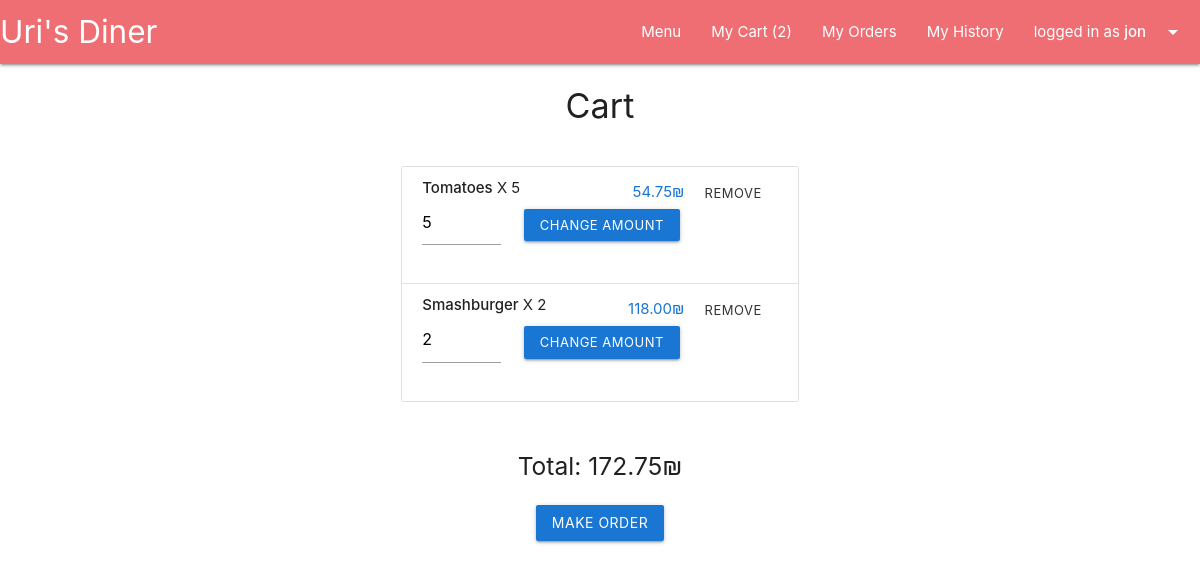
The app's page /cart/ (signed in), older data.
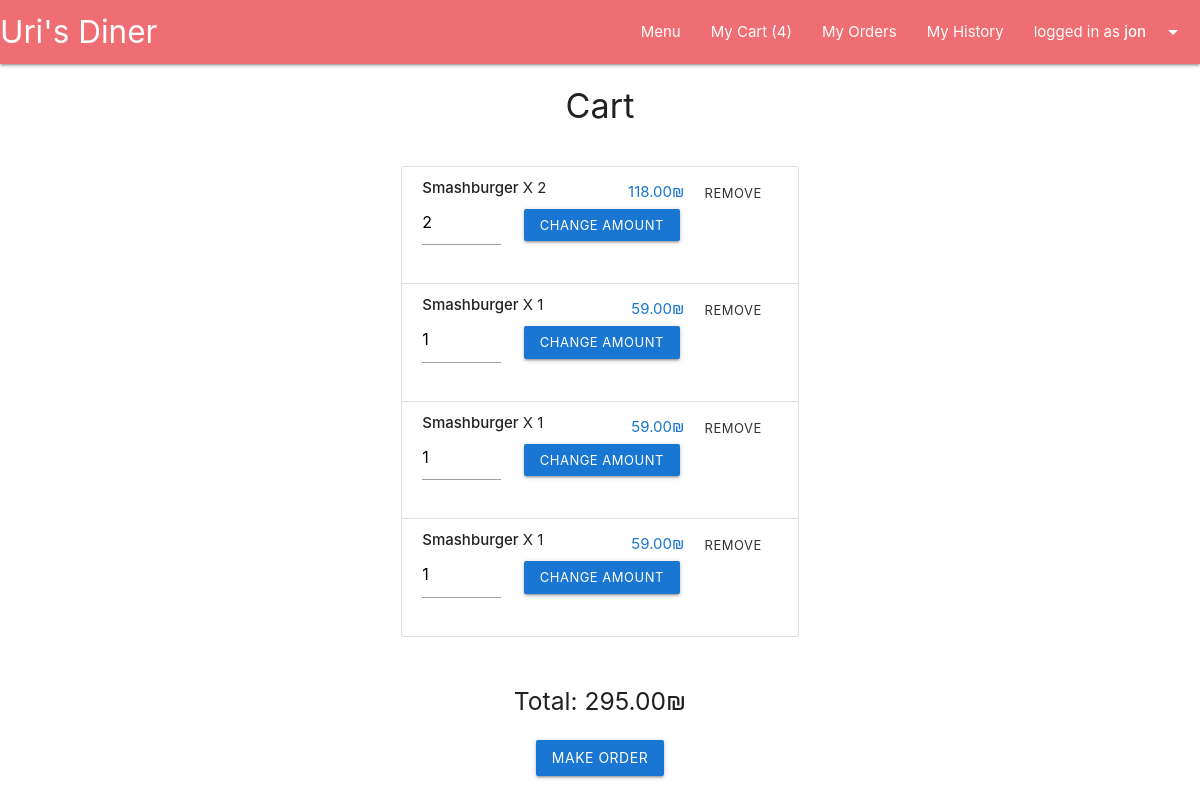
The same page, newer data.
### main/models.py (models this page shows, shortened)
class Cart(models.Model):
    user = models.ForeignKey(User, on_delete=models.CASCADE, blank=False)
    @property
    def total_to_pay(self):
        total = sum(item.item_total for item in self.item_set.all())
        return total

class Item(models.Model):
    dish = models.ForeignKey(Dish, on_delete=models.CASCADE, blank=False)
    cart = models.ForeignKey(Cart, on_delete=models.CASCADE, blank=False)
    amount = models.IntegerField(blank=False, default=1)
    @property
    def item_total(self):
        total = self.amount * self.dish.price
        return total

class Dish(models.Model):
    name = models.CharField(max_length=200, blank=False)
    price = models.DecimalField(max_digits=5, decimal_places=2, blank=False)
    description = models.TextField(blank=False)
    is_gluten_free = models.BooleanField(default=False)
    is_vegeterian = models.BooleanField(default=False)
    category = models.ForeignKey(Category, on_delete=models.CASCADE, limit_choices_to={'is_deleted':False})
    is_deleted = models.BooleanField(default=False)
    image_Url = models.CharField(max_length=1000, null=True, blank=True)
    image_file = models.ImageField(upload_to=dish_image_path, null=True, blank=True)

### main/views.py (the view)
# urls.py: path('cart/', views.show_cart, name="show_cart"),
@login_required(login_url='user_login')
def show_cart(request):
    cart = request.user.cart_set.last()
    return render(request, 'main/cart.html', {'cart':cart})

### main/templates/main/cart.html (shortened to what this page needs)
{% extends 'layouts/main.html' %}
{% block main-content %}
<div class="container">
  <div class="row center-align">
    <h4>Cart</h4>
  </div>
  {% if cart.total_to_pay > 0 %}
  <div class="row">
    <div class="col l6 offset-l3">
      <ul class="collection">
        {% for item in cart.item_set.all %}
        <li class="collection-item">
          <strong>{{item.dish.name}}</strong> X {{item.amount}}
          <form class="secondary-content" action="{% url 'delete_cart_item' %}"
            method="POST">
            {{item.item_total}}₪
            <button class="btn-small btn-flat" type="submit">Remove</button>
          </form>
          <form action="{% url 'change_cart_item' %}" method="POST">
            <div class="row">
              <div class="col">
                <input type="number" name="amount" min="1" max="99"
                  value="{{item.amount}}">
              </div>
              <div class="col">
                <input class="btn btn-small" type="submit"
                  value="change amount">
              </div>
            </div>
          </form>
        </li>
        {% endfor %}
      </ul>
    </div>
  </div>
  <div class="row">
    <div class="col l6 offset-l3 center-align">
      <h5>Total: {{cart.total_to_pay}}₪</h5>
      <div class="section">
        <a class="btn" href="{% url 'fill_order' %}">make order</a>
      </div>
      {% else %}
      <div class="row center-align">
        <div class="section">
          <h6>Your cart is empty.</h6>
        </div>
      </div>
      {% endif %}
    </div>
  </div>
</div>
{% endblock main-content %}

### templates/layouts/main.html (shortened to what this page needs)
{% extends 'layouts/base_layout.html' %}
{% block content %}
{% include 'common/navbar.html' %}
{% block main-content %}
{% endblock main-content %}
{% endblock content %}

### templates/layouts/base_layout.html (shortened to what this page needs)
{% load static %}
<!DOCTYPE html>
<html lang="en">
  <head>
    <link rel="stylesheet" href="{% static 'css/materialize.css' %}" />
    <link rel="stylesheet" href="{% static 'css/custom.css' %}" />
  </head>
  <body>
    {% block content %}
    {% endblock content %}
  </body>
</html>

### templates/common/navbar.html (shortened to what this page needs)
<nav>
  <div class="nav-wrapper">
    <a href="{% url 'main' %}" class="brand-logo">Uri's Diner</a>
    <ul class="right">
      {% if request.user.username %}
      <li><a href="{% url 'all_dishes' %}">Menu</a></li>
      {% if request.user.is_staff == True %}
      <li><a href="{% url 'manage_orders' %}">Open Orders</a></li>
      <li><a href="{% url 'show_orders_history' %}">Orders History</a></li>
      <li><a href="{% url 'show_categories' %}">Manage Categories</a></li>
      <li><a href="{% url 'show_dishes' %}">Manage Dishes</a></li>
      {% else %}
      <li><a href="{% url 'show_cart' %}">My Cart
          ({{request.user.cart_set.last.item_set.all|length}})</a></li>
      <li><a href="{% url 'show_delivery' %}">My Orders</a></li>
      <li><a href="{% url 'user_history' %}">My History</a></li>
      {% endif %}
      <li><a class="dropdown-trigger" href="#!"
          data-target="user-dropdown">logged in as
          <strong>{{request.user.username}}</strong><i
            class="material-icons right">arrow_drop_down</i></a></li>
      {% else %}
      <li><a href="{% url 'user_login' %}">Log In</a></li>
      <li><a href="{% url 'user_signup' %}">Sign up</a></li>
      {% endif %}
    </ul>
  </div>
</nav>

Row changes from the older to the newer data that the page shows:
removed Item: dish.name "Tomatoes", amount "5", item_total "54.75"
added Item: dish.name "Smashburger", amount "1", item_total "59.00"
added Item: dish.name "Smashburger", amount "1", item_total "59.00"
added Item: dish.name "Smashburger", amount "1", item_total "59.00"
computed for Cart: total_to_pay "172.75" → "295.00"
Text that changed along with them:
{{ request.user.cart_set.last.item_set.all|length }}: "2" → "4"
